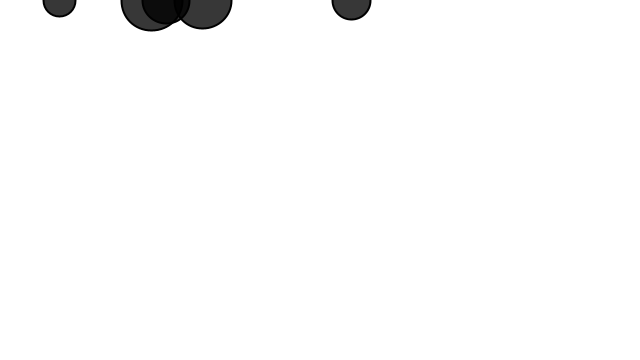
Frame 1 (no input)
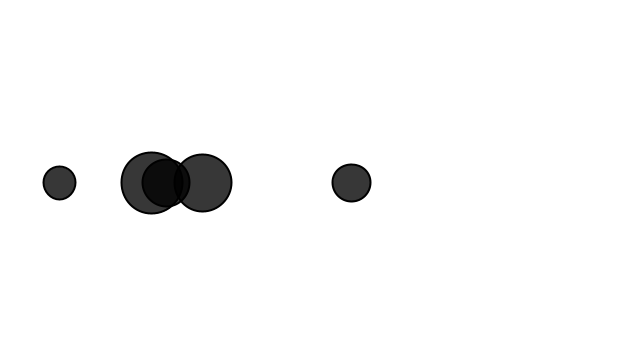
Frame 60 (the mouse pressed at the canvas centre just before this capture)
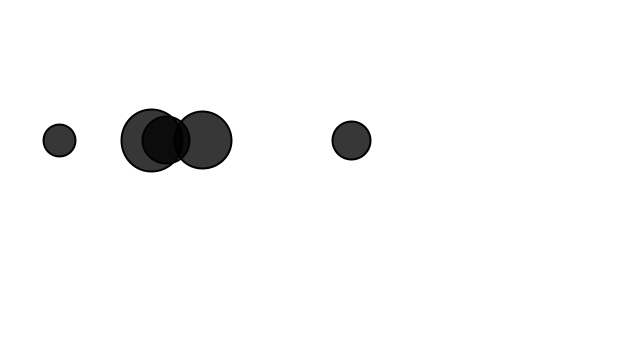
Frame 120 (the mouse held since frame 60 and released just before this capture)

The Processing sketch that drew these frames (run headless with seeded random() and noise(); from frame 60 on, the mouse is pressed at the canvas centre):

// Processing sketch: Forces_many_real_gravity
// ── Forces_many_real_gravity.pde

Mover[] movers = new Mover[5];

void setup() {
  size(640, 360);
  for (int i = 0; i < movers.length; i++) {
    movers[i] = new Mover(random(1, 4), random(0, width), 0);
  }
}

void draw() {
  background(255);

  for (int i = 0; i < movers.length; i++) {


    PVector gravity = new PVector(0, 0.1*movers[i].mass);


    movers[i].applyForce(gravity);

    movers[i].update();
    movers[i].display();
    movers[i].checkEdges();
  }
}

void keyPressed() {
  switch(key) {
  case 'd':
    for (int i = 0; i < movers.length; i++) {
      PVector wind = new PVector(3, 0);
      movers[i].applyForce(wind);
    }
    break;
  case 's':
    for (int i = 0; i < movers.length; i++) {
      PVector wind = new PVector(0, 3);
      movers[i].applyForce(wind);
    }
    break;
  case 'w':
    for (Mover m: movers) {
      PVector wind = new PVector(0, -3);
      m.applyForce(wind);
    }
    break;
  case 'a':
    for (Mover m: movers) {
      PVector wind = new PVector(-3, 0);
      m.applyForce(wind);
    }
    break;
  default:
    // code block
  }
}

// ── Mover.pde

class Mover {
  final float Epsilon=0.95;
  PVector position;
  PVector velocity;
  PVector acceleration;
  float mass;

  Mover(float m, float x , float y) {
    mass = m;
    position = new PVector(x,y);
    velocity = new PVector(0,0);
    acceleration = new PVector(0,0);
  }
  
  void applyForce(PVector force) {
    PVector f = PVector.div(force,mass);
    acceleration.add(f);
  }
  
  void update() {
    velocity.add(acceleration);
    position.add(velocity);
    acceleration.mult(0);
  }

  void display() {
    stroke(0);
    strokeWeight(2);
    fill(0,200);
    ellipse(position.x,position.y,mass*16,mass*16);
  }

  void checkEdges() {

    if (position.x > width) {
      position.x = width;
      velocity.x *= -Epsilon;
    } else if (position.x < 0) {
      velocity.x *= -Epsilon;
      position.x = 0;
    }

    if (position.y > height) {
      velocity.y *= -Epsilon;
      position.y = height;
    }else if (position.y < 0) {
      velocity.y *= -Epsilon;
      position.y = 0;
    }

  }
}
